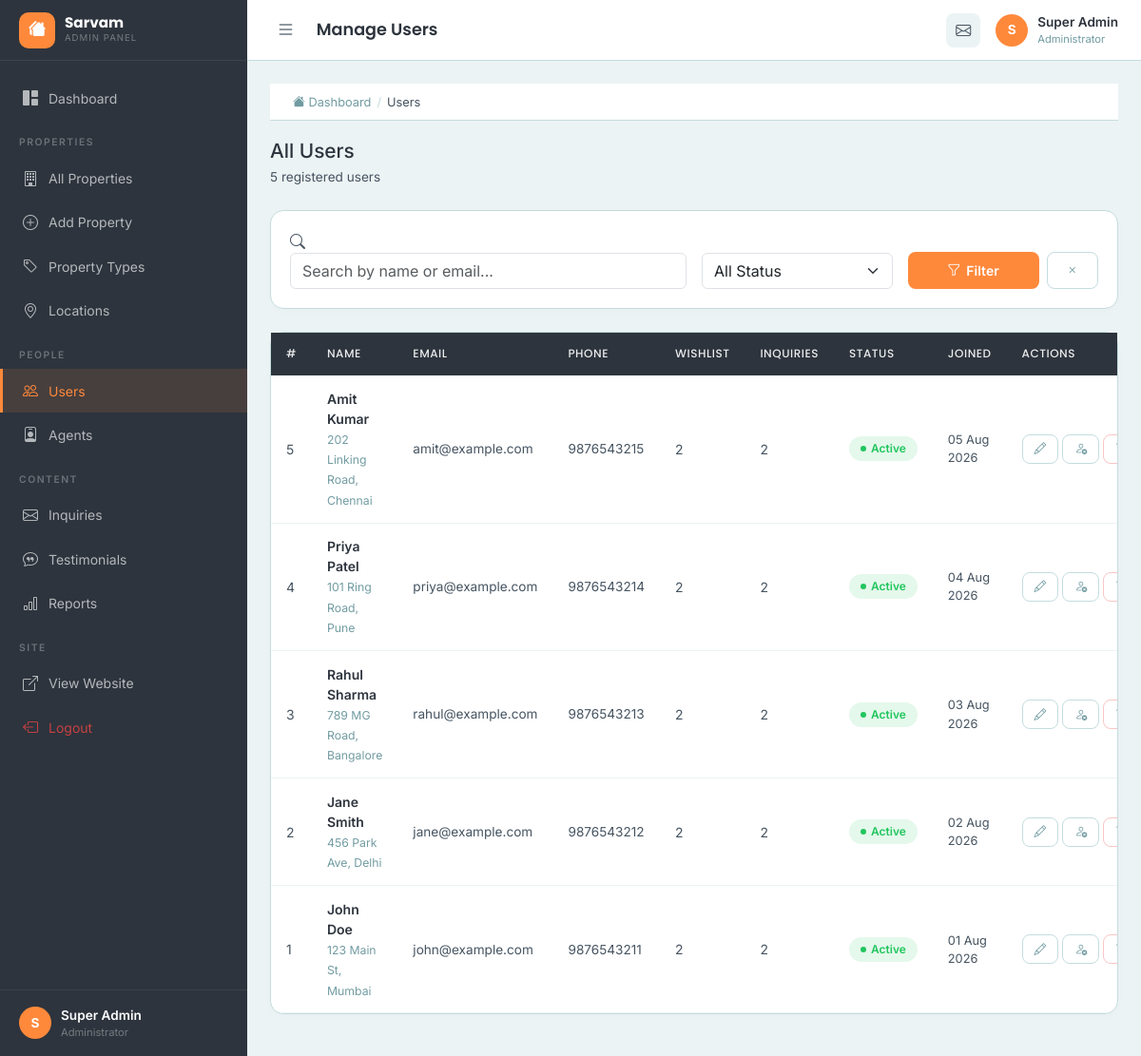
Page /admin/users.php (signed in) on the committed database.
### tables this page shows
CREATE TABLE `users` (
  `id` int(11) NOT NULL AUTO_INCREMENT,
  `first_name` varchar(50) NOT NULL,
  `last_name` varchar(50) NOT NULL,
  `email` varchar(100) NOT NULL,
  `password` varchar(255) NOT NULL,
  `phone` varchar(20) DEFAULT NULL,
  `address` text DEFAULT NULL,
  `profile_image` varchar(255) DEFAULT NULL,
  `security_question` varchar(255) DEFAULT NULL,
  `security_answer` varchar(255) DEFAULT NULL,
  `status` enum('active','inactive','banned') NOT NULL DEFAULT 'active',
  `created_at` timestamp NOT NULL DEFAULT current_timestamp(),
  `updated_at` timestamp NOT NULL DEFAULT current_timestamp() ON UPDATE current_timestamp(),
  PRIMARY KEY (`id`),
  UNIQUE KEY `email` (`email`)
);

### admin/users.php (the view, shortened to what this page needs)
<?php
require_once __DIR__ . '/../config/db.php';
$search   = trim($_GET['search'] ?? '');
$per_page = 20;
$cur_page = max(1,(int)($_GET['page'] ?? 1));
$offset   = ($cur_page-1)*$per_page;
$where = ['1=1'];
$params=[];
$wsql = implode(' AND ',$where);
$cs = $conn->prepare("SELECT COUNT(*) as c FROM users u WHERE $wsql");
$cs->execute($params);
$total = (int)$cs->fetchColumn();
$sql = "SELECT u.*,
    (SELECT COUNT(*) FROM wishlist w WHERE w.user_id=u.id) as wishlist_count,
    (SELECT COUNT(*) FROM inquiries i WHERE i.user_id=u.id) as inq_count
    FROM users u WHERE $wsql ORDER BY u.created_at DESC LIMIT $per_page OFFSET $offset";
$st = $conn->prepare($sql);
$st->execute($params);
$users = $st->fetchAll(PDO::FETCH_ASSOC);
require_once __DIR__ . '/includes/header.php';
require_once __DIR__ . '/includes/sidebar.php';
?>
<div class="admin-breadcrumb">
    <a href="index.php"><i class="bi bi-house-fill"></i> Dashboard</a>
    <span class="separator">/</span><span>Users</span>
</div>
<div class="d-flex justify-content-between align-items-center mb-4 flex-wrap gap-3">
    <div>
        <h2 style="font-size:1.3rem;margin-bottom:4px;color:#2D343D;">All Users</h2>
        <p style="font-size:0.85rem;color:#465461;margin:0;"><?= number_format($total) ?> registered users</p>
    </div>
</div>
<div class="admin-card mb-4">
    <div class="admin-card-body" style="padding:1.25rem;">
        <form method="GET" class="row g-3 align-items-end">
            <div class="col-md-6">
                <div class="search-box">
                    <i class="bi bi-search"></i>
                    <input type="text" name="search" class="form-control" placeholder="Search by name or email..." value="<?= htmlspecialchars($search) ?>">
                </div>
            </div>
            <div class="col-md-3">
                <select name="status" class="form-select">
                    <option value="">All Status</option>
                </select>
            </div>
            <div class="col-md-3">
                <div class="d-flex gap-2">
                    <button type="submit" class="btn-admin-primary" style="flex:1;"><i class="bi bi-funnel"></i> Filter</button>
                    <a href="users.php" class="btn-admin-outline"><i class="bi bi-x"></i></a>
                </div>
            </div>
        </form>
    </div>
</div>
<div class="admin-card">
    <div class="admin-table-wrap">
        <table class="admin-table">
            <thead>
                <tr>
                    <th>#</th><th>Name</th><th>Email</th><th>Phone</th>
                    <th>Wishlist</th><th>Inquiries</th><th>Status</th><th>Joined</th><th>Actions</th>
                </tr>
            </thead>
            <tbody>
                <?php if (empty($users)): ?>
                    <tr><td colspan="9" class="text-center py-4" style="color:#465461;">No users found.</td></tr>
                <?php else: ?>
                    <?php foreach ($users as $u): ?>
                        <tr>
                            <td><?= $u['id'] ?></td>
                            <td>
                                <div style="font-weight:600;color:#2D343D;"><?= htmlspecialchars($u['first_name'].' '.$u['last_name']) ?></div>
                                <?php if ($u['address']): ?>
                                    <small style="color:#729CA2;"><?= htmlspecialchars(substr($u['address'],0,30)) ?></small>
                                <?php endif; ?>
                            </td>
                            <td style="font-size:0.85rem;"><?= htmlspecialchars($u['email']) ?></td>
                            <td style="font-size:0.85rem;"><?= htmlspecialchars($u['phone'] ?? '—') ?></td>
                            <td><span class="badge-sarvam"><?= $u['wishlist_count'] ?></span></td>
                            <td><span class="badge-sarvam"><?= $u['inq_count'] ?></span></td>
                            <td>
                                <span class="status-badge <?= $u['status']=='active' ? 'active' : 'suspended' ?>">
                                    <?= ucfirst($u['status']) ?>
                                </span>
                            </td>
                            <td style="font-size:0.8rem;"><?= date('d M Y', strtotime($u['created_at'])) ?></td>
                            <td>
                                <div class="d-flex gap-1">
                                    <a href="user-edit.php?id=<?= $u['id'] ?>" class="btn-admin-outline btn-admin-sm" title="Edit"><i class="bi bi-pencil"></i></a>
                                    <a href="users.php?toggle=<?= $u['id'] ?>" class="btn-admin-outline btn-admin-sm"
                                       title="<?= $u['status']=='active' ? 'Suspend' : 'Activate' ?>"
                                       onclick="return confirm('Change user status?')">
                                        <i class="bi <?= $u['status']=='active' ? 'bi-person-x' : 'bi-person-check' ?>"></i>
                                    </a>
                                    <a href="users.php?delete=<?= $u['id'] ?>" class="btn-admin-danger btn-admin-sm" title="Delete"
                                       onclick="return confirm('Delete this user? All their data will be removed.')">
                                    </a>
                                </div>
                            </td>
                        </tr>
                    <?php endforeach; ?>
                <?php endif; ?>
            </tbody>
        </table>
    </div>
</div>
<?php require_once __DIR__ . '/includes/footer.php'; ?>

### assets/css/admin.css (style rules this page uses)
:root { --sidebar-bg: #2D343D; --sidebar-text: rgba(255,255,255,0.65); --sidebar-hover: rgba(255,255,255,0.06); --sidebar-active-bg: rgba(255,137,59,0.12); --sidebar-active-color: #FF893B; --sidebar-border: rgba(255,255,255,0.07); --sidebar-width: 260px; --header-height: 64px; --admin-bg: #ECF3F4; --card-bg: #FFFFFF; --text-primary: #2D343D; --text-secondary: #465461; --border-color: #C4DCDF; --teal: #729CA2; --orange: #FF893B; --orange-dark: #E9782C; --success: #22C55E; --danger: #EF4444; --warning: #F59E0B; --radius: 12px; --transition: all 0.25s ease; }
* { margin: 0; padding: 0; box-sizing: border-box; }
body { font-family: 'Inter', sans-serif; background-color: var(--admin-bg); color: var(--text-secondary); }
a { text-decoration: none; transition: var(--transition); }
.admin-card { background: var(--card-bg); border-radius: 14px; border: 1px solid var(--border-color); margin-bottom: 1.25rem; box-shadow: 0 2px 8px rgba(0,0,0,0.02); }
.admin-card-body { padding: 1.25rem; }
.admin-breadcrumb { background: var(--card-bg); border-bottom: 1px solid var(--border-color); padding: 0.6rem 1.5rem; display: flex; align-items: center; gap: 6px; font-size: 0.8rem; color: var(--text-secondary); margin-bottom: 1.25rem; }
.admin-breadcrumb .separator { color: var(--border-color); }
.admin-breadcrumb a { color: var(--teal); }
.admin-table-wrap { border-radius: 0 0 14px 14px; overflow-x: auto; }
.admin-table { width: 100%; border-collapse: collapse; min-width: 600px; }
.admin-table thead th { background: var(--sidebar-bg); color: rgba(255,255,255,0.9); font-size: 0.75rem; text-transform: uppercase; letter-spacing: 0.5px; padding: 0.85rem 1rem; white-space: nowrap; font-family: 'Poppins', sans-serif; font-weight: 500; }
.admin-table tbody tr { border-bottom: 1px solid var(--admin-bg); transition: var(--transition); }
.admin-table td { padding: 0.85rem 1rem; color: var(--text-secondary); font-size: 0.875rem; vertical-align: middle; }
.admin-table td a { color: var(--teal); }
.btn-admin-primary { background: var(--orange); color: white; border: none; border-radius: 8px; padding: 0.5rem 1.2rem; font-weight: 600; font-size: 0.875rem; cursor: pointer; transition: var(--transition); display: inline-flex; align-items: center; gap: 6px; justify-content: center; }
.btn-admin-outline { background: transparent; color: var(--teal); border: 1.5px solid var(--border-color); border-radius: 8px; padding: 0.5rem 1.2rem; font-size: 0.875rem; transition: var(--transition); display: inline-flex; align-items: center; gap: 6px; justify-content: center; }
.btn-admin-danger { background: transparent; color: var(--danger); border: 1.5px solid rgba(239,68,68,0.3); border-radius: 8px; padding: 0.45rem 1rem; font-size: 0.8rem; transition: var(--transition); display: inline-flex; align-items: center; gap: 6px; justify-content: center; }
.btn-admin-sm { padding: 0.3rem 0.75rem; font-size: 0.8rem; }
.status-badge { display: inline-flex; align-items: center; gap: 5px; padding: 0.25rem 0.75rem; border-radius: 50px; font-size: 0.75rem; font-weight: 600; }
.status-badge::before { content: ''; width: 6px; height: 6px; border-radius: 50%; display: inline-block; }
.status-badge.available, .status-badge.active, .status-badge.responded { background: rgba(34,197,94,0.12); color: var(--success); }
.status-badge.available::before, .status-badge.active::before, .status-badge.responded::before { background: var(--success); }

### rows in the picture
users: id "5", first_name+last_name "Amit Kumar", address "202 Linking Road, Chennai", email "amit@example.com", phone "9876543215", wishlist_count "2", inq_count "2", status "Active", created_at "05 Aug 2026"
users: id "4", first_name+last_name "Priya Patel", address "101 Ring Road, Pune", email "priya@example.com", phone "9876543214", wishlist_count "2", inq_count "2", status "Active", created_at "04 Aug 2026"
users: id "3", first_name+last_name "Rahul Sharma", address "789 MG Road, Bangalore", email "rahul@example.com", phone "9876543213", wishlist_count "2", inq_count "2", status "Active", created_at "03 Aug 2026"
users: id "2", first_name+last_name "Jane Smith", address "456 Park Ave, Delhi", email "jane@example.com", phone "9876543212", wishlist_count "2", inq_count "2", status "Active", created_at "02 Aug 2026"
users: id "1", first_name+last_name "John Doe", address "123 Main St, Mumbai", email "john@example.com", phone "9876543211", wishlist_count "2", inq_count "2", status "Active", created_at "01 Aug 2026"

### other values in the picture
$admin_initial "S"
$admin_name "Super Admin"
$page_title "Manage Users"
$total "5"
